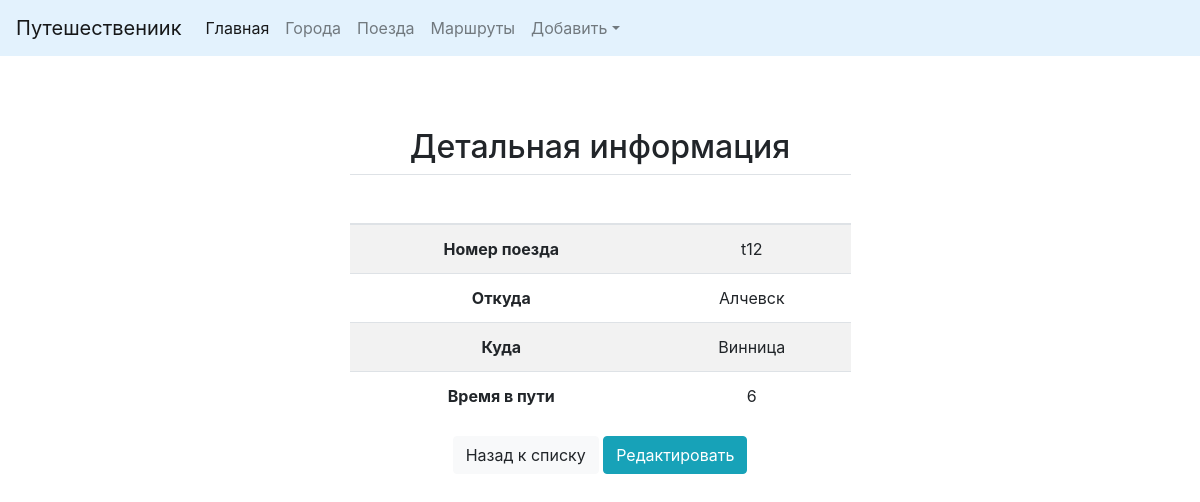
Screenshot of /trains/detail/9/ with the database file from the repository.
### trains/models.py (models this page shows, shortened)
class Train(models.Model):
    name = models.CharField(max_length=50, verbose_name='Номер поезда', unique=True)
    from_city = models.ForeignKey(City, verbose_name='Откуда', on_delete=models.CASCADE, related_name="from_city")
    to_city = models.ForeignKey(City, verbose_name='Куда', on_delete=models.CASCADE, related_name="to_city")
    travel_time = models.IntegerField(verbose_name='Время в пути')
    class Meta:
        verbose_name = 'Поезд'
        verbose_name_plural = 'Поезда'
        ordering = ['name']

### cities/models.py (models this page shows, shortened)
class City(models.Model):
    name = models.CharField(max_length=50, verbose_name='Населенный пункт', unique=True)
    class Meta:
        verbose_name = 'Населенный пункт'
        verbose_name_plural = 'Населенные пункты'
        ordering = ['name']
    def __str__(self):
        return self.name

### trains/views.py (the view)
# urls.py: url(r'^detail/(?P<pk>\d+)/$', views.TrainDetail.as_view(), name='detail'),
class TrainDetail(DetailView):
    queryset = Train.objects.all()
    context_object_name = 'object'
    template_name = 'trains/detail.html'

### trains/templates/trains/detail.html (shortened to what this page needs)
{% extends 'base.html' %}
{%load staticfiles%}
{% block content %}
<div  class="container">
    <h2 class="centr"><span>Детальная информация</span></h2>
   <div class="row">
        <div class="col-md-6 mx-auto">
            <table class="table table-striped">
            <thead>
                <tr>
                    <th scope="col">&nbsp;</th>
                    <th scope="col">&nbsp;</th>
                </tr>
            </thead>
            <tbody>
                <tr>
                    <th>Номер поезда</th>
                    <td>{{ object.name }}</td>
                </tr>
                <tr>
                    <th>Откуда</th>
                    <td>{{ object.from_city }}</td>
                </tr>
                <tr>
                    <th>Куда</th>
                    <td>{{ object.to_city }}</td>
                </tr>
                <tr>
                    <th>Время в пути</th>
                    <td>{{ object.travel_time }}</td>
                </tr>
            </tbody>
            </table>
                <a href="{%url 'train:home' %}">
                    <button type="button" class='btn btn-light ' >
                        Назад к списку
                    </button>
                </a>
                <a href="{%url 'train:update' pk=object.id %}">
                    <button type="button" class='btn btn-info ' >
                        Редактировать
                    </button>
                </a>
        </div>
    </div>
</div>
{% endblock %}

### static/css/starter-template.css (style rules this page uses)
body { padding-top: 5rem; }

### rows the page displays
Train: name "t12", from_city "Алчевск", to_city "Винница", travel_time "6"
